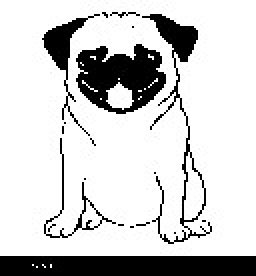
#> input picture images/pug_binary.jpg, 128 x 138 px (shown 2 times larger)
$ python task6.py   (older library calls are emulated)
#> lines starting #> are read from the running program, lines starting #| are printed output that depends on the picture; after the words box and inside, x2 and y2 are one past the last pixel; in counts of white or black regions, pixels touching at a corner belong together
import numpy as np
import matplotlib.pyplot as plt
from scipy.misc import imread
import math

prop = 0.7
varSigma = 0.5
image = imread('images/pug_binary.jpg')
#> image is the input picture: shape (138, 128); min 0, max 255, mean 206.5
M = image.shape[0]
#> M = 138
N = image.shape[1]
#> N = 128
image = image/255 * 2 -1

def add_gaussian_noise(image, prop, varSigma):
    N = int(np.round(np.prod(image.shape) * prop))
    index = np.unravel_index(np.random.permutation(np.prod(image.shape))[1:N], image.shape)
    e = varSigma * np.random.randn(np.prod(image.shape)).reshape(image.shape)
    image2 = np.copy(image).astype('float')
    image2[index] += e[index]
    return image2

def get_neighbours(i, j, size=4):
    global M, N
    if size==4:
        if (i==0 and j==0):
            n=[(0,1), (1,0)]
        elif i==0 and j==N-1:
            n=[(0,N-2), (1,N-1)]
        elif i==M-1 and j==0:
            n=[(M-1,1), (M-2,0)]
        elif i==M-1 and j==N-1:
            n=[(M-1,N-2), (M-2,N-1)]
        elif i==0:
            n=[(0,j-1), (0,j+1), (1,j)]
        elif i==M-1:
            n=[(M-1,j-1), (M-1,j+1), (M-2,j)]
        elif j==0:
            n=[(i-1,0), (i+1,0), (i,1)]
        elif j==N-1:
            n=[(i-1,N-1), (i+1,N-1), (i,N-2)]
        else:
            n=[(i-1,j), (i+1,j), (i,j-1), (i,j+1)]
        return n
    if size==8:
        if (i==0 and j==0):
            n=[(0,1), (1,0), (1,1)]
        elif i==0 and j==N-1:
            n=[(0,N-2), (1,N-1), (1, N-2)]
        elif i==M-1 and j==0:
            n=[(M-1,1), (M-2,0), (M-2,1)]
        elif i==M-1 and j==N-1:
            n=[(M-1,N-2), (M-2,N-1), (M-2,N-2)]
        elif i==0:
            n=[(0,j-1), (0,j+1), (1,j), (1,j-1), (1,j+1)]
        elif i==M-1:
            n=[(M-1,j-1), (M-1,j+1), (M-2,j), (M-2,j-1), (M-2,j+1)]
        elif j==0:
            n=[(i-1,0), (i+1,0), (i,1), (i+1,1), (i-1,1)]
        elif j==N-1:
            n=[(i-1,N-1), (i+1,N-1), (i,N-2), (i-1,N-2), (i+1,N-2)]
        else:
            n=[(i-1,j), (i+1,j), (i,j-1), (i,j+1), (i+1,j+1), (i-1,j-1), (i-1,j+1), (i+1,j-1)]
        return n


def get_prop(observed_value):
    sigma = 2
    proby_givenx = 1 / (sigma * math.sqrt(2 * math.pi)) * math.exp(-math.pow((observed_value - 1),2) / (2 * math.pow(sigma,2)))
    proby_givenmx = 1 / (sigma * math.sqrt(2 * math.pi)) * math.exp(-math.pow((observed_value),2) / (2 * math.pow(sigma,2)))
    return proby_givenx, proby_givenmx

def sigmoid(x):
    return 1 / (1 + np.exp(-x))

def variation(observed_image):
    global M, N
    w = 0.1
    m_array = np.copy(observed_image)
    mu = np.copy(observed_image)
    q = np.copy(observed_image)
    for times in range(1):
        for i in range(M):
            for j in range(N):
                neighbours = get_neighbours(i, j, 4)
                neighbours_sum = 0
                for neighbour in neighbours:
                    neighbours_sum += mu[neighbour[0]][neighbour[1]]
                observed_value = observed_image[i][j]
                proby_givenx, proby_givenmx = get_prop(observed_value)
                m_array[i][j] = w * neighbours_sum
                mu[i][j] = math.tanh(m_array[i][j]+1/2*(proby_givenx)-(proby_givenmx))
                q[i][j] = sigmoid(2*(m_array[i][j]+1/2*((proby_givenx)-(proby_givenmx))))
    return q


if __name__ == "__main__":
    image_noise = add_gaussian_noise(image, prop, varSigma)
#> in add_gaussian_noise, `image2[index] += e[index]`:
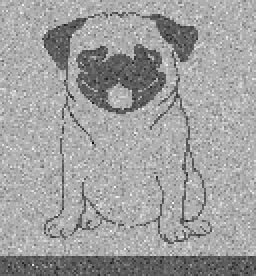
#> image2: shape (138, 128) float64 (shown 2 times larger); min -3.22, max 2.92, mean 0.62; drawn with min black and max white
    plt.imshow(image_noise, cmap='gray')
    plt.savefig('result/task6/noise.png')
    for i in range(M):
        for j in range(N):
            if image_noise[i][j] >0:
                image_noise[i][j] = 1
            else:
                image_noise[i][j] = -1
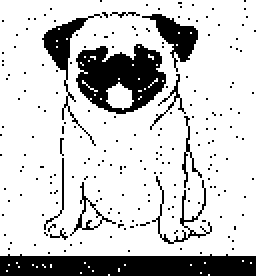
#> image_noise: shape (138, 128) float64 (shown 2 times larger); values -1 (black) and 1 (white), 80.1% white; 209 black regions (200 under 20 px), largest, box (x1, y1, x2, y2) and area: (0, 127, 128, 138) 1260, (38, 22, 83, 57) 967, (21, 7, 51, 73) 328
    observed_image = np.copy(image_noise)
    drawed_image = np.copy(image_noise)
    q = variation(observed_image)
#> the loop in variation, `for times in range(1):` made 1 pass
#> after the loop in variation, `for times in range(1):`:
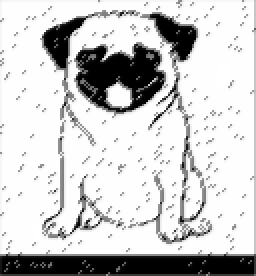
#> m_array: shape (138, 128) float64 (shown 2 times larger); min -0.274, max 0.231, mean 0.128; drawn with min black and max white
#> after the loop in variation, `for times in range(1):`:
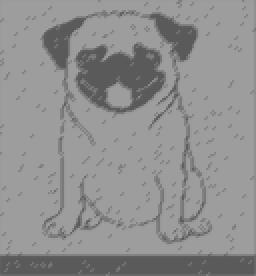
#> q: shape (138, 128) float64 (shown 2 times larger); min 0.354, max 0.619, mean 0.565
    for i in range(M):
        for j in range(N):
            if q[i][j] > 0.5:
                drawed_image[i][j] =1
            else:
                drawed_image[i][j] =-1
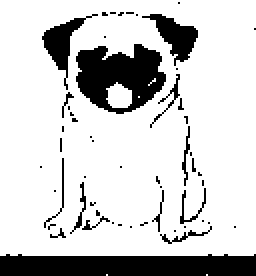
#> drawed_image: shape (138, 128) float64 (shown 2 times larger); values -1 (black) and 1 (white), 81.1% white; 54 black regions (42 under 20 px), largest, box (x1, y1, x2, y2) and area: (0, 127, 128, 138) 1287, (38, 22, 83, 57) 1006, (71, 7, 99, 33) 298

    print(drawed_image)
#> (printed output is left out)
    # print(result)
    plt.imshow(drawed_image, cmap='gray')
    plt.savefig('result/task6/restore3.png')
